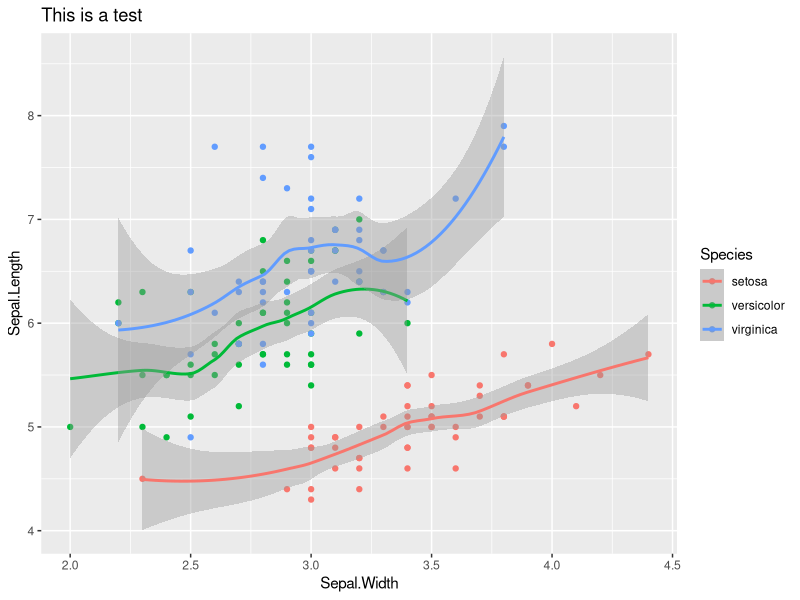

Reproduce this figure in R.
## ---- chunk 1
library(ggplot2)

iris |> 
  ggplot(aes(x = Sepal.Width, y = Sepal.Length)) +
  geom_point(aes(col = Species)) +
  geom_smooth(aes(col = Species)) +
  labs(
    title = "This is a test"
  )

sessionInfo()
